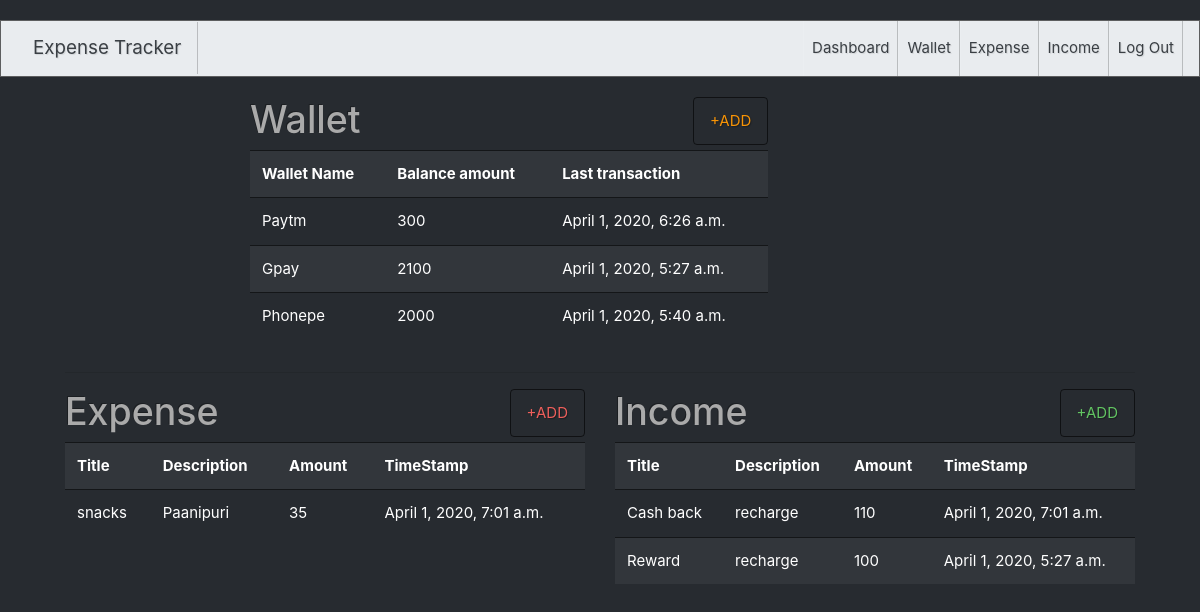
The page /dashboard/ (signed in) on the database as committed earlier.
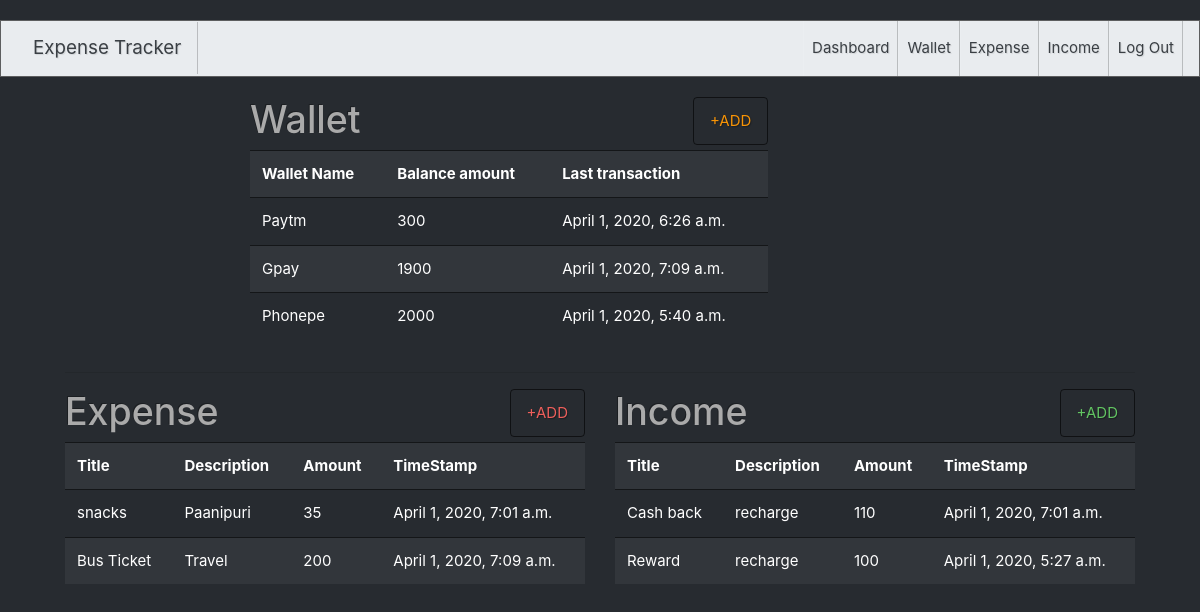
The same page on the database as committed later.
### tracker/models.py (models this page shows, shortened)
class Wallet(models.Model):
    name=models.CharField(max_length=100)
    balance=models.IntegerField()
    last_transaction=models.DateTimeField(auto_now=True)
    user=models.ForeignKey(User,on_delete=models.CASCADE,null=True,blank=True)

class Expense(models.Model):
    title= models.CharField(max_length = 100 )
    Amount =models.IntegerField()
    timestamp =models.DateTimeField(auto_now=True)
    description=models.TextField()
    user=models.ForeignKey(User,on_delete=models.CASCADE,null=True,blank=True)
    wallet=models.ForeignKey(Wallet,on_delete=models.CASCADE,null=True,blank=True)

class Income(models.Model):
    title= models.CharField(max_length = 100 )
    description=models.TextField()
    Amount =models.IntegerField()
    timestamp =models.DateTimeField(auto_now=True)
    user=models.ForeignKey(User,on_delete=models.CASCADE,null=True,blank=True)
    wallet=models.ForeignKey(Wallet,on_delete=models.CASCADE,null=True,blank=True)

### tracker/views.py (the view)
# urls.py: path('dashboard/',dashboard),
def dashboard(request):
    user=request.user
    wallet=Wallet.objects.filter(user=user)
    expense=Expense.objects.filter(user=user)
    income=Income.objects.filter(user=user)
    return render(request,"dashboard.html",{"wallet":wallet,"expense":expense,"income":income})

### tracker/templates/dashboard.html
{% extends 'bootswatch.html' %}
{% block body %}
 <div class="container">
    <div class="row">
        <div class="col-8" style="padding-left: 200px;">
            <div style="display: flex;justify-content: space-between;">
                <h1>Wallet</h1>
                <a href="/create_wallet/"><button class="btn btn-outline-warning">+ADD</button></a>
            </div>
           <table class="table table-striped">
               <tr>
                   <th>Wallet Name</th>
                   <th>Balance amount</th>
                   <th>Last transaction</th>
               </tr>
           {% for wal in wallet %}
               <tr>
                   <td>{{wal.name}}</td>
                   <td>{{wal.balance}}</td>
                   <td>{{wal.last_transaction}}</td>
               </tr>
           {% endfor %}
          </table>
        </div>
       </div>
       <hr>
     <div class="row">
         <div class="col-6" >
             <div style="display: flex;justify-content: space-between;">
                <h1>Expense</h1>
                <a href="/create_expense/"><button class="btn btn-outline-danger">+ADD</button></a>
            </div>
            <table class="table table-striped">
                <tr>
                    <th>Title</th>
                    <th>Description</th>
                    <th>Amount</th>
                    <th>TimeStamp</th>
                </tr>
            {% for exs in expense %}
                <tr>
                    <td>{{exs.title}}</td>
                    <td>{{exs.description}}</td>
                    <td>{{exs.Amount}}</td>
                    <td>{{exs.timestamp}}</td>
                </tr>
            {% endfor %}
            </table>
         </div>
         <div class="col-6">
            <div style="display: flex;justify-content: space-between;">
                <h1>Income</h1>
                <a href="/create_income/"><button class="btn btn-outline-success">+ADD</button></a>
            </div>
           <table class="table table-striped">
               <tr>
                   <th>Title</th>
                   <th>Description</th>
                   <th>Amount</th>
                   <th>TimeStamp</th>
               </tr>
           {% for inc in income %}
               <tr>
                   <td>{{inc.title}}</td>
                   <td>{{inc.description}}</td>
                   <td>{{inc.Amount}}</td>
                   <td>{{inc.timestamp}}</td>
               </tr>
           {% endfor %}
           </table>
        </div>
    </div>
 </div>
{% endblock %}

Rows that differ between the two databases and show on the page:
changed Wallet "Gpay": balance "2100" → "1900"; last_transaction "April 1, 2020, 5:27 a.m." → "April 1, 2020, 7:09 a.m."
added Expense: title "Bus Ticket", description "Travel", Amount "200", timestamp "April 1, 2020, 7:09 a.m."
